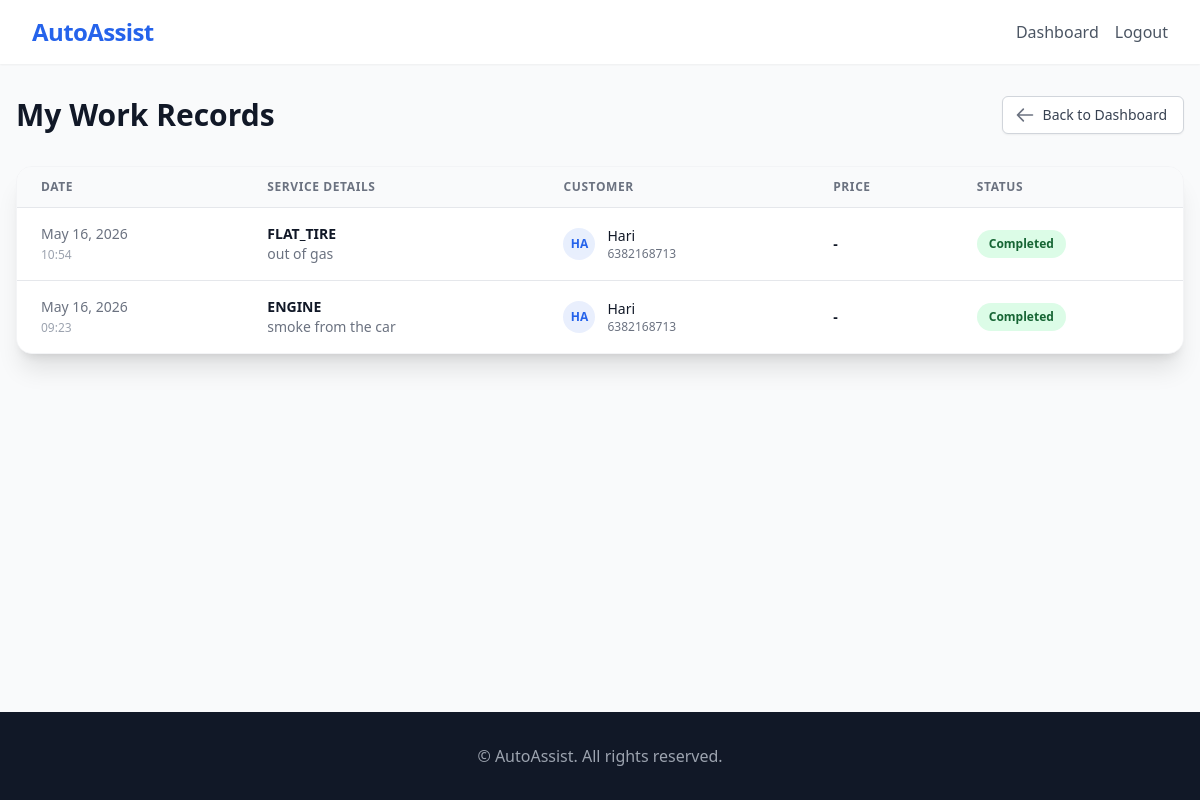
Page /work-records/ (signed in) on the committed database.
### bookings/models.py (models this page shows, shortened)
class ServiceRequest(models.Model):
    STATUS_CHOICES = (
        ('REQUESTED', 'Requested'),
        ('ACCEPTED', 'Accepted'),
        ('ON_THE_WAY', 'On The Way'),
        ('IN_PROGRESS', 'In Progress'),
        ('COMPLETED', 'Completed'),
        ('CANCELLED', 'Cancelled'),
    )
    customer = models.ForeignKey(settings.AUTH_USER_MODEL, on_delete=models.CASCADE, related_name='service_requests')
    mechanic = models.ForeignKey(settings.AUTH_USER_MODEL, on_delete=models.SET_NULL, null=True, blank=True, related_name='jobs')
    issue_type = models.CharField(max_length=100)
    description = models.TextField()
    image = models.ImageField(upload_to='issue_images/', null=True, blank=True)
    status = models.CharField(max_length=20, choices=STATUS_CHOICES, default='REQUESTED')
    user_latitude = models.DecimalField(max_digits=10, decimal_places=7)
    user_longitude = models.DecimalField(max_digits=10, decimal_places=7)
    mechanic_latitude = models.DecimalField(max_digits=10, decimal_places=7, null=True, blank=True)
    mechanic_longitude = models.DecimalField(max_digits=10, decimal_places=7, null=True, blank=True)
    price = models.DecimalField(max_digits=10, decimal_places=2, null=True, blank=True)
    created_at = models.DateTimeField(auto_now_add=True)
    updated_at = models.DateTimeField(auto_now=True)

### accounts/models.py (models this page shows, shortened)
class User(AbstractUser):
    ROLE_CHOICES = (
        ('CUSTOMER', 'Customer'),
        ('MECHANIC', 'Mechanic'),
        ('ADMIN', 'Admin'),
    )
    phone = models.CharField(max_length=20, blank=True, null=True)
    role = models.CharField(max_length=20, choices=ROLE_CHOICES, default='CUSTOMER')

### bookings/views.py (the view)
# urls.py: path('work-records/', views.work_records, name='work_records'),
@login_required
def work_records(request):
    if request.user.role == 'CUSTOMER':
        records = ServiceRequest.objects.filter(customer=request.user).order_by('-created_at')
        title = "My Service History"
    else:
        records = ServiceRequest.objects.filter(mechanic=request.user).order_by('-created_at')
        title = "My Work Records"
    context = {
        'records': records,
        'title': title
    }
    return render(request, 'bookings/work_records.html', context)

### templates/bookings/work_records.html (shortened to what this page needs)
{% extends 'base.html' %}
{% block content %}
<div class="max-w-7xl mx-auto px-4 py-8">
    <div class="flex items-center justify-between mb-8">
        <h2 class="text-3xl font-bold text-gray-900">{{ title }}</h2>
        <a href="{% if user.role == 'CUSTOMER' %}{% url 'customer_dashboard' %}{% else %}{% url 'mechanic_dashboard' %}{% endif %}"
           class="inline-flex items-center px-4 py-2 border border-gray-300 rounded-md shadow-sm text-sm font-medium text-gray-700 bg-white hover:bg-gray-50 focus:outline-none focus:ring-2 focus:ring-offset-2 focus:ring-primary transition">
            <svg class="-ml-1 mr-2 h-5 w-5 text-gray-500" fill="none" viewBox="0 0 24 24" stroke="currentColor">
                <path stroke-linecap="round" stroke-linejoin="round" stroke-width="2" d="M10 19l-7-7m0 0l7-7m-7 7h18" />
            </svg>
            Back to Dashboard
        </a>
    </div>
    <div class="bg-white shadow-xl rounded-2xl overflow-hidden border border-gray-100">
        <div class="overflow-x-auto">
            <table class="min-w-full divide-y divide-gray-200">
                <thead class="bg-gray-50">
                    <tr>
                        <th scope="col" class="px-6 py-3 text-left text-xs font-semibold text-gray-500 uppercase tracking-wider">Date</th>
                        <th scope="col" class="px-6 py-3 text-left text-xs font-semibold text-gray-500 uppercase tracking-wider">Service Details</th>
                        <th scope="col" class="px-6 py-3 text-left text-xs font-semibold text-gray-500 uppercase tracking-wider">
                            {% if user.role == 'CUSTOMER' %}Mechanic{% else %}Customer{% endif %}
                        </th>
                        <th scope="col" class="px-6 py-3 text-left text-xs font-semibold text-gray-500 uppercase tracking-wider">Price</th>
                        <th scope="col" class="px-6 py-3 text-left text-xs font-semibold text-gray-500 uppercase tracking-wider">Status</th>
                    </tr>
                </thead>
                <tbody class="bg-white divide-y divide-gray-200">
                    {% for record in records %}
                    <tr class="hover:bg-gray-50 transition-colors">
                        <td class="px-6 py-4 whitespace-nowrap text-sm text-gray-500">
                            {{ record.created_at|date:"M d, Y" }}<br>
                            <span class="text-xs text-gray-400">{{ record.created_at|time:"H:i" }}</span>
                        </td>
                        <td class="px-6 py-4">
                            <div class="text-sm font-bold text-gray-900">{{ record.issue_type }}</div>
                            <div class="text-sm text-gray-500 truncate max-w-xs">{{ record.description }}</div>
                        </td>
                        <td class="px-6 py-4 whitespace-nowrap">
                            <div class="flex items-center">
                                <div class="flex-shrink-0 h-8 w-8 rounded-full bg-primary/10 flex items-center justify-center text-primary font-bold text-xs">
                                    {% if user.role == 'CUSTOMER' %}
                                        {{ record.mechanic.username|default:"N/A"|slice:":2"|upper }}
                                    {% else %}
                                        {{ record.customer.username|slice:":2"|upper }}
                                    {% endif %}
                                </div>
                                <div class="ml-3">
                                    <div class="text-sm font-medium text-gray-900">
                                        {% if user.role == 'CUSTOMER' %}
                                            {{ record.mechanic.username|default:"Searching..." }}
                                        {% else %}
                                            {{ record.customer.username }}
                                        {% endif %}
                                    </div>
                                    <div class="text-xs text-gray-500">
                                        {% if user.role == 'CUSTOMER' %}
                                            {{ record.mechanic.phone|default:"" }}
                                        {% else %}
                                            {{ record.customer.phone }}
                                        {% endif %}
                                    </div>
                                </div>
                            </div>
                        </td>
                        <td class="px-6 py-4 whitespace-nowrap text-sm text-gray-900 font-semibold">
                            {% if record.price %}${{ record.price }}{% else %}-{% endif %}
                        </td>
                        <td class="px-6 py-4 whitespace-nowrap">
                            <span class="px-3 py-1 inline-flex text-xs leading-5 font-bold rounded-full
                                {% if record.status == 'COMPLETED' %}bg-green-100 text-green-800
                                {% elif record.status == 'CANCELLED' %}bg-red-100 text-red-800
                                {% else %}bg-blue-100 text-blue-800{% endif %}">
                                {{ record.get_status_display }}
                            </span>
                        </td>
                    </tr>
                    {% endfor %}
                </tbody>
            </table>
        </div>
    </div>
</div>
{% endblock %}

### rows in the picture
ServiceRequest: created_at "May 16, 2026", created_at "10:54", issue_type "FLAT_TIRE", description "out of gas", customer.username "HA", customer.username "Hari", customer.phone "6382168713", status "Completed"
ServiceRequest: created_at "May 16, 2026", created_at "09:23", issue_type "ENGINE", description "smoke from the car", customer.username "HA", customer.username "Hari", customer.phone "6382168713", status "Completed"

### other values in the picture
{{ title }} "My Work Records"
